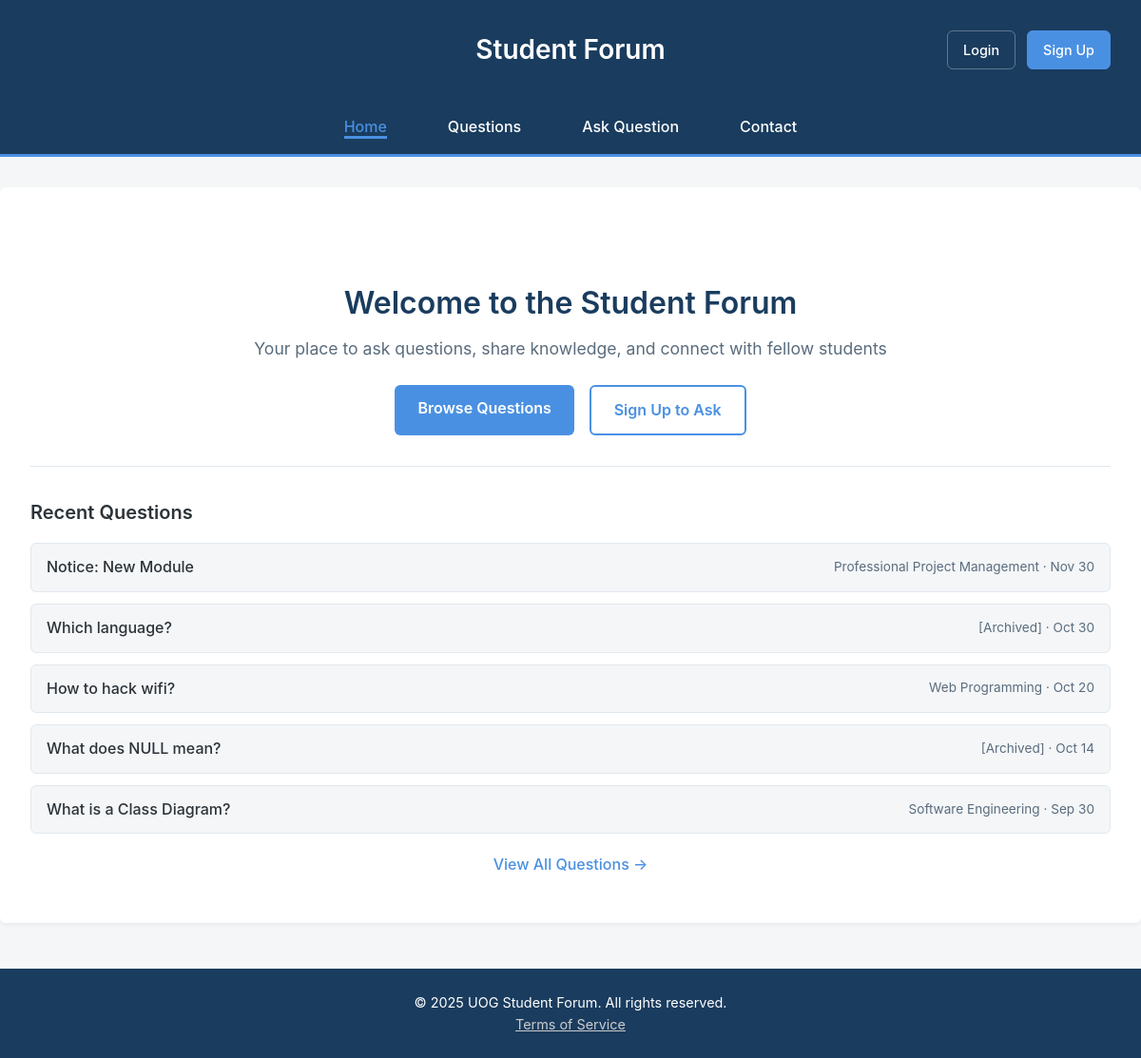
The page / on the database its author committed.
### tables this page shows
CREATE TABLE `question` (
  `question_id` int(11) NOT NULL,
  `title` varchar(255) NOT NULL,
  `content` text NOT NULL,
  `image` varchar(255) DEFAULT NULL,
  `view_count` int(11) NOT NULL DEFAULT 0,
  `status` varchar(50) NOT NULL DEFAULT 'active',
  `created_at` timestamp NOT NULL DEFAULT current_timestamp(),
  `user_id` int(11) DEFAULT NULL,
  `module_id` int(11) NOT NULL,
  `updated_at` timestamp NOT NULL DEFAULT current_timestamp() ON UPDATE current_timestamp()
);

### includes/functions/SessionFunctions.php (called while the page is built, shortened)
<?php
function isLoggedIn() {
    return isset($_SESSION['user_id']) && !empty($_SESSION['user_id']);
}

### index.php (called while the page is built, shortened)
<?php
include FUNCTIONS_PATH . 'SessionFunctions.php';
include INCLUDES_PATH . 'DatabaseConnection.php';
include FUNCTIONS_PATH . 'DatabaseFunctions.php';
include FUNCTIONS_PATH . 'QuestionDbFunctions.php';
$recentQuestions = getQuestionList($pdo, null, null, true);
$recentQuestions = array_slice($recentQuestions, 0, 5);
include PUBLIC_TEMPLATES . 'home.html.php';
include PUBLIC_TEMPLATES . 'layout.html.php';

### includes/functions/QuestionDbFunctions.php (called while the page is built, shortened)
<?php
function getQuestionList($pdo, $module_id = null, $user_id = null, $publicView = false, $searchTerm = null, $authorSearch = null) {
    if ($publicView) {
        $sql = 'SELECT q.question_id, q.title, q.content, q.image, q.created_at, q.view_count,
                u.email,
                CASE WHEN u.status = \'deleted\' THEN \'[Deleted]\' ELSE u.username END as username,
                CASE WHEN m.status = \'deleted\' THEN \'[Archived]\' ELSE m.module_name END as module_name,
                m.module_id, u.user_id, u.status as user_status, m.status as module_status
        FROM question q
        INNER JOIN user_account u ON q.user_id = u.user_id
        INNER JOIN module m ON q.module_id = m.module_id';
    }
    $params = [];
    $sql .= ' ORDER BY q.created_at DESC';
    $questions = query($pdo, $sql, $params);
    return $questions->fetchAll();
}

### includes/functions/DatabaseFunctions.php (called while the page is built, shortened)
<?php
function query($pdo, $sql, $parameters = []) {
    $query = $pdo->prepare($sql);
    $query->execute($parameters);
    return $query;
}

### templates/public/home.html.php (the view)
<?php if (isLoggedIn()): ?>
<div class="home-hero">
    <h2>Good day to you, <?= htmlspecialchars($_SESSION['username'], ENT_QUOTES, 'UTF-8') ?>!</h2>
    <p class="tagline">Ready to learn and share knowledge?</p>
    <div class="home-actions">
        <a href="questions.php" class="btn-primary">Browse Questions</a>
        <a href="addquestion.php" class="btn-secondary">Ask a Question</a>
        <a href="profile.php" class="btn-tertiary">My Profile</a>
    </div>
</div>
<?php if (!empty($recentQuestions)): ?>
<div class="recent-questions">
    <h3>Recent Questions</h3>
    <div class="question-preview-list">
        <?php foreach($recentQuestions as $question): ?>
            <div class="question-preview">
                <a href="questiondetail.php?id=<?=$question['question_id']?>">
                    <?=htmlspecialchars($question['title'], ENT_QUOTES, 'UTF-8')?>
                </a>
                <span class="preview-meta"><?=htmlspecialchars($question['module_name'], ENT_QUOTES, 'UTF-8')?> · <?=htmlspecialchars(date('M j', strtotime($question['created_at'])), ENT_QUOTES, 'UTF-8')?></span>
            </div>
        <?php endforeach;?>
    </div>
    <p class="view-all-link">
        <a href="questions.php">View All Questions →</a>
    </p>
</div>
<?php endif; ?>
<?php else: ?>
<div class="home-hero">
    <h2>Welcome to the Student Forum</h2>
    <p class="tagline">Your place to ask questions, share knowledge, and connect with fellow students</p>
    <div class="home-actions">
        <a href="questions.php" class="btn-primary">Browse Questions</a>
        <a href="auth/signup.php" class="btn-secondary">Sign Up to Ask</a>
    </div>
</div>
<?php if (!empty($recentQuestions)): ?>
<div class="recent-questions">
    <h3>Recent Questions</h3>
    <div class="question-preview-list">
        <?php foreach($recentQuestions as $question): ?>
            <div class="question-preview">
                <a href="questiondetail.php?id=<?=$question['question_id']?>">
                    <?=htmlspecialchars($question['title'], ENT_QUOTES, 'UTF-8')?>
                </a>
                <span class="preview-meta"><?=htmlspecialchars($question['module_name'], ENT_QUOTES, 'UTF-8')?> · <?=htmlspecialchars(date('M j', strtotime($question['created_at'])), ENT_QUOTES, 'UTF-8')?></span>
            </div>
        <?php endforeach;?>
    </div>
    <p class="view-all-link">
        <a href="questions.php">View All Questions →</a>
    </p>
</div>
<?php endif; ?>
<?php endif; ?>

### templates/css/questions.css (style rules this page uses)
:root { --primary-brand: #1A3C5E; --accent-blue: #4A90E2; --page-bg: #F4F6F8; --content-bg: #FFFFFF; --text-primary: #2C3338; --text-secondary: #5A6C7D; --font-stack: -apple-system, BlinkMacSystemFont, "Segoe UI", Roboto, "Helvetica Neue", Arial, sans-serif; --line-height-base: 1.6; --shadow-subtle: 0 2px 4px rgba(0, 0, 0, 0.05); --shadow-medium: 0 4px 8px rgba(0, 0, 0, 0.1); --border-radius: 6px; --border-color: #E1E8ED; }
* { margin: 0; padding: 0; box-sizing: border-box; }
body { font-family: var(--font-stack); line-height: var(--line-height-base); background-color: var(--page-bg); color: var(--text-primary); }
p { margin-bottom: 1em; }
h1, h2, h3 { color: var(--primary-brand); font-weight: 600; margin-bottom: 0.75em; }
h2 { font-size: 1.75rem; margin-top: 1em; }
h3 { font-size: 1.25rem; }
.home-hero { text-align: center; padding: 2rem 0; margin-bottom: 2rem; border-bottom: 1px solid var(--border-color); }
.home-hero h2 { font-size: 2rem; margin-bottom: 0.5rem; }
.home-hero .tagline { font-size: 1.1rem; color: var(--text-secondary); margin-bottom: 1.5rem; }
.home-actions { display: flex; gap: 1rem; justify-content: center; flex-wrap: wrap; }
.home-actions .btn-primary { padding: 0.75rem 1.5rem; background-color: var(--accent-blue); color: white; text-decoration: none; border-radius: var(--border-radius); font-weight: 600; transition: background-color 0.2s ease; }
.home-actions .btn-secondary { padding: 0.75rem 1.5rem; background-color: transparent; color: var(--accent-blue); text-decoration: none; border-radius: var(--border-radius); font-weight: 600; border: 2px solid var(--accent-blue); transition: all 0.2s ease; }
.recent-questions { margin-top: 2rem; }
.recent-questions h3 { font-size: 1.25rem; margin-bottom: 1rem; color: var(--text-primary); }
.question-preview-list { display: flex; flex-direction: column; gap: 0.75rem; }
.question-preview { display: flex; justify-content: space-between; align-items: center; padding: 0.75rem 1rem; background-color: var(--page-bg); border-radius: var(--border-radius); border: 1px solid var(--border-color); }
.question-preview a { color: var(--text-primary); text-decoration: none; font-weight: 500; flex: 1; }
.question-preview .preview-meta { font-size: 0.85rem; color: var(--text-secondary); white-space: nowrap; margin-left: 1rem; }
.view-all-link { margin-top: 1.25rem; text-align: center; }
.view-all-link a { color: var(--accent-blue); text-decoration: none; font-weight: 500; }
.btn-primary { display: inline-block; padding: 0.75rem 1.5rem; background-color: var(--accent-blue); color: white !important; border: none; border-radius: var(--border-radius); font-size: 1rem; font-weight: 600; cursor: pointer; transition: background-color 0.2s ease; text-decoration: none; }

### rows shown on the page
question: title "Notice: New Module", module_name "Professional Project Management", created_at "Nov 30"
question: title "Which language?", module_name "[Archived]", created_at "Oct 30"
question: title "How to hack wifi?", module_name "Web Programming", created_at "Oct 20"
question: title "What does NULL mean?", module_name "[Archived]", created_at "Oct 14"
question: title "What is a Class Diagram?", module_name "Software Engineering", created_at "Sep 30"
